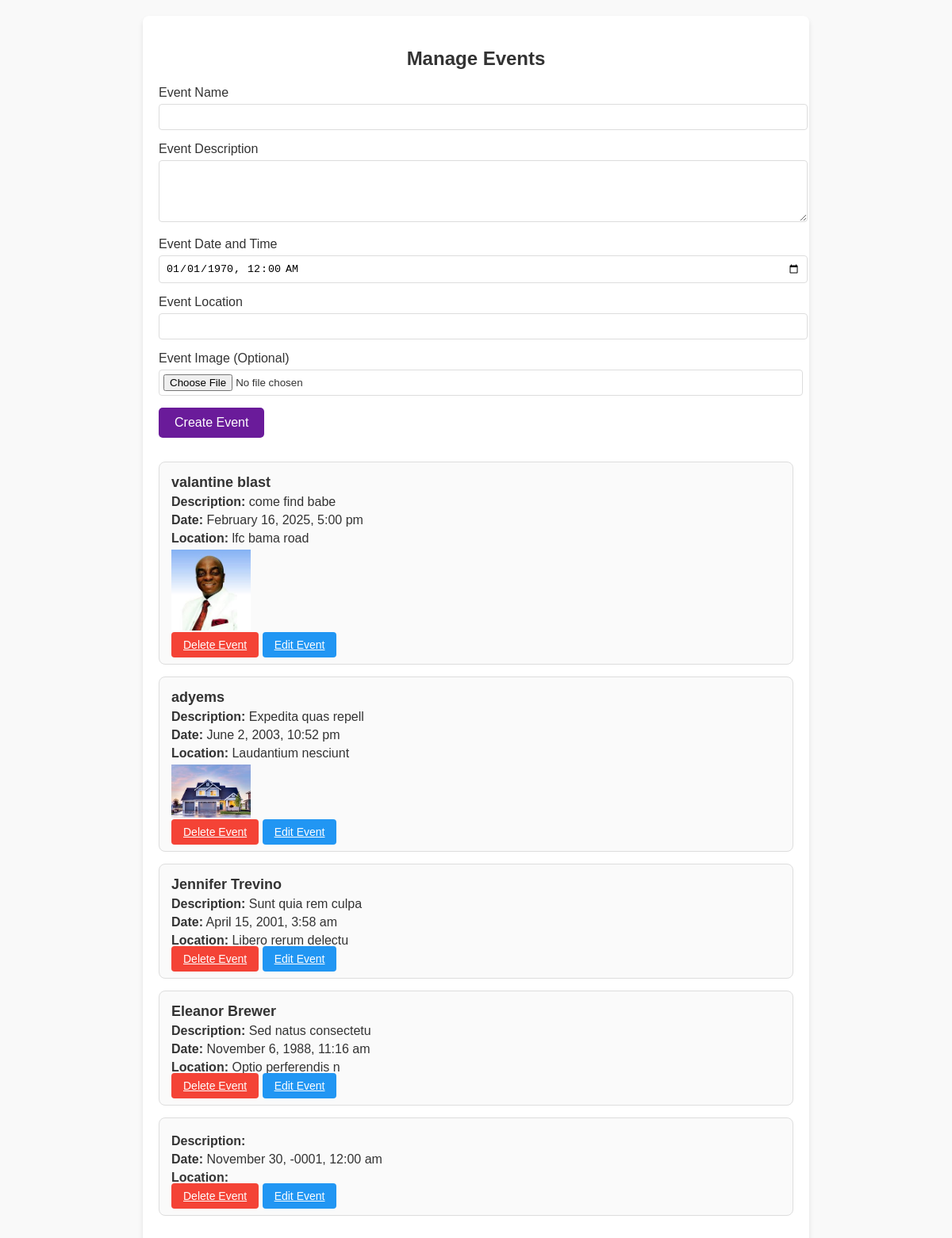
Page /werey001/manage_events.php on the committed database.
### tables this page shows
CREATE TABLE `events` (
  `event_id` int(11) NOT NULL,
  `event_name` varchar(255) NOT NULL,
  `event_description` text NOT NULL,
  `event_date` datetime NOT NULL,
  `event_location` varchar(255) NOT NULL,
  `created_at` timestamp NOT NULL DEFAULT current_timestamp(),
  `updated_at` timestamp NOT NULL DEFAULT current_timestamp() ON UPDATE current_timestamp(),
  `event_image` varchar(255) DEFAULT NULL
);

### werey001/manage_events.php (the view, shortened to what this page needs)
<?php
$conn = new mysqli("localhost", "unimaid9_unimaidresources", "#adyems123AD", "unimaid9_unimaidresources");
$event_name = $event_description = $event_date = $event_location = $image_path = '';
$sql_events = "SELECT * FROM events ORDER BY event_date DESC";
$result_events = $conn->query($sql_events);
?>
<!DOCTYPE html>
<html lang="en">
<head>
</head>
<body>
    <div class="container">
        <h2>Manage Events</h2>
        <form method="POST" enctype="multipart/form-data">
            <div class="form-group">
                <label for="event_name">Event Name</label>
                <input type="text" id="event_name" name="event_name" value="<?php echo $event_name; ?>" required>
            </div>
            <div class="form-group">
                <label for="event_description">Event Description</label>
                <textarea id="event_description" name="event_description" rows="4" required><?php echo $event_description; ?></textarea>
            </div>
            <div class="form-group">
                <label for="event_date">Event Date and Time</label>
                <input type="datetime-local" id="event_date" name="event_date" value="<?php echo date('Y-m-d\TH:i', strtotime($event_date)); ?>" required>
            </div>
            <div class="form-group">
                <label for="event_location">Event Location</label>
                <input type="text" id="event_location" name="event_location" value="<?php echo $event_location; ?>" required>
            </div>
            <div class="form-group">
                <label for="event_image">Event Image (Optional)</label>
                <input type="file" id="event_image" name="event_image" accept="image/*">
            </div>
            <div class="form-group">
                <button type="submit"><?php echo isset($event_id) ? 'Update Event' : 'Create Event'; ?></button>
            </div>
        </form>
        <div class="event-list">
            <?php while ($event = $result_events->fetch_assoc()): ?>
                <div class="event-item">
                    <h4><?php echo htmlspecialchars($event['event_name']); ?></h4>
                    <p><strong>Description:</strong> <?php echo htmlspecialchars($event['event_description']); ?></p>
                    <p><strong>Date:</strong> <?php echo date('F j, Y, g:i a', strtotime($event['event_date'])); ?></p>
                    <p><strong>Location:</strong> <?php echo htmlspecialchars($event['event_location']); ?></p>
                    <?php if ($event['event_image']): ?>
                        <p><img src="<?php echo htmlspecialchars($event['event_image']); ?>" alt="Event Image"></p>
                    <?php endif; ?>
                    <a href="manage_events.php?delete_id=<?php echo $event['event_id']; ?>" class="btn">Delete Event</a>
                    <a href="manage_events.php?event_id=<?php echo $event['event_id']; ?>" class="btn btn-edit">Edit Event</a>
                </div>
            <?php endwhile; ?>
        </div>
    </div>
</body>
</html>

### werey001/manage_events.php (style rules this page uses)
body { font-family: Arial, sans-serif; background-color: #f9f9f9; color: #333; }
.container { max-width: 800px; margin: 20px auto; padding: 20px; background-color: #fff; border-radius: 8px; box-shadow: 0 4px 6px rgba(0, 0, 0, 0.1); }
h2 { text-align: center; margin-bottom: 20px; }
.form-group { margin-bottom: 15px; }
.form-group label { display: block; margin-bottom: 5px; }
.form-group input, .form-group textarea { width: 100%; padding: 8px; border: 1px solid #ddd; border-radius: 4px; }
.form-group input[type="file"] { padding: 5px; }
.form-group button { padding: 10px 20px; background-color: #6a1b9a; color: white; font-size: 16px; border: none; border-radius: 5px; cursor: pointer; }
.event-list { margin-top: 30px; }
.event-item { background-color: #fafafa; padding: 15px; margin-bottom: 15px; border: 1px solid #ddd; border-radius: 8px; }
.event-item img { max-width: 100px; margin-right: 10px; }
.event-item h4 { margin: 0; font-size: 18px; }
.event-item p { margin: 5px 0; }
.event-item .btn { padding: 8px 15px; background-color: #f44336; color: white; font-size: 14px; border: none; border-radius: 4px; cursor: pointer; }
.event-item .btn-edit { background-color: #2196F3; }

### rows in the picture
events: event_name "valantine blast", event_description "come find babe", event_date "February 16, 2025, 5:00 pm", event_location "lfc bama road", event_image (picture)
events: event_name "adyems", event_description "Expedita quas repell", event_date "June 2, 2003, 10:52 pm", event_location "Laudantium nesciunt", event_image (picture)
events: event_name "Jennifer Trevino", event_description "Sunt quia rem culpa", event_date "April 15, 2001, 3:58 am", event_location "Libero rerum delectu"
events: event_name "Eleanor Brewer", event_description "Sed natus consectetu", event_date "November 6, 1988, 11:16 am", event_location "Optio perferendis n"
events: event_date "November 30, -0001, 12:00 am"
